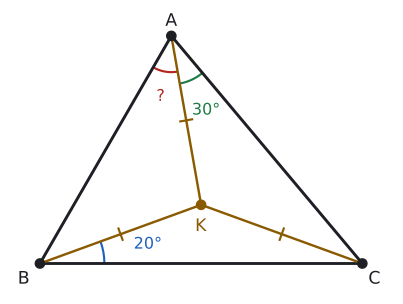

Reproduce this figure in Python.
import sys; sys.path.insert(0, "tools")
from cizim import *

def uz(P, Q): return round(float(np.linalg.norm(np.asarray(P) - np.asarray(Q))), 3)
def ucgen(a, b, c):
    """|BC|=a, |CA|=b, |AB|=c. B orijinde, C x ekseninde."""
    x = (c**2 - b**2 + a**2) / (2 * a)
    return np.array([x, np.sqrt(c**2 - x**2)]), np.array([0.0, 0.0]), np.array([float(a), 0.0])
def ucgen_aci(A_, B_, a=6.0):
    """B ve A köşelerindeki açılar (derece) ve |BC|=a ile üçgen."""
    C_ = 180 - A_ - B_; c = a * np.sin(np.radians(C_)) / np.sin(np.radians(A_))
    return c * np.array([np.cos(np.radians(B_)), np.sin(np.radians(B_))]), np.array([0.0, 0.0]), np.array([a, 0.0])
def cevrel(A, B, C):
    """Kenar orta dikmelerin kesim noktası."""
    M = 2 * np.array([B - A, C - A]); r = np.array([B @ B - A @ A, C @ C - A @ A])
    return np.linalg.solve(M, r)
def kenar(ax, P, Q, metin, G, d=0.45, renk=YAZI, fs=13):
    P, Q = np.asarray(P, float), np.asarray(Q, float); M = (P + Q) / 2
    u = (Q - P) / np.linalg.norm(Q - P); v = np.array([-u[1], u[0]])
    if np.dot(v, M - np.asarray(G)) < 0: v = -v
    ax.text(*(M + d * v), metin, ha="center", va="center", color=renk, fontsize=fs)
def dik(ax, K, P, Q, s=0.3, renk=SOLUK):
    """K köşesinde KP ile KQ arasındaki dik açı işareti."""
    u = (P - K) / np.linalg.norm(P - K) * s; v = (Q - K) / np.linalg.norm(Q - K) * s
    ax.plot(*zip(K + u, K + u + v, K + v), color=renk, lw=1.3)
def aci_olc(K, P, Q):
    u, v = P - K, Q - K
    return round(float(np.degrees(np.arccos(np.dot(u, v) / np.linalg.norm(u) / np.linalg.norm(v)))), 3)
def centik(ax, P, Q, n=1, renk=SOLUK, L=0.18, ara=0.12):
    P, Q = np.asarray(P, float), np.asarray(Q, float)
    u = (Q - P) / np.linalg.norm(Q - P); v = np.array([-u[1], u[0]]); M = (P + Q) / 2
    for k in range(n):
        c = M + (k - (n - 1) / 2) * ara * u
        ax.plot(*zip(c - L * v, c + L * v), color=renk, lw=1.6)
def kesis(P, Q, R, S):
    """PQ doğrusu ile RS doğrusunun kesim noktası."""
    t = np.linalg.solve(np.array([Q - P, R - S]).T, R - P); return P + t[0] * (Q - P)

# Ders örneği 2: A=70°, B=60°, C=50°, K kenar orta dikmelerin kesim noktası.
# m(KBC)=20° ve m(KAC)=30° verilir; m(KAB)=40° ve m(BAC)=70° bulunur.
A, B, C = ucgen_aci(70, 60, a=8.0)
K = cevrel(A, B, C)
print("KBC", aci_olc(B, K, C), "KAC", aci_olc(A, K, C), "KAB", aci_olc(A, K, B), "BKC", aci_olc(K, B, C))

fig, ax = sekil(5.2, 4.0)
ax.set_aspect("equal"); ax.axis("off")
ax.plot(*zip(A, B, C, A), color=YAZI)
for P in (A, B, C):
    ax.plot(*zip(K, P), color=SARI, lw=1.8)
for P, Q in ((K, A), (K, B), (K, C)):
    centik(ax, P, Q, 1, renk=SARI, L=0.15)
aci(ax, B, C, K, r=1.6, ad="20°", renk=MAVI)
aci(ax, A, K, C, r=1.2, ad="30°", renk=YESIL)
aci(ax, A, B, K, r=0.9, ad="?", renk=KIRMIZI)
nokta(ax, *A, "A", dx=-0.15, dy=0.25); nokta(ax, *B, "B", dx=-0.55, dy=-0.5); nokta(ax, *C, "C", dx=0.15, dy=-0.5)
nokta(ax, *K, "K", dx=-0.15, dy=-0.65, renk=SARI)
ax.set_xlim(-0.8, 8.8); ax.set_ylim(-0.8, A[1] + 0.7)
kaydet(fig, __file__)
